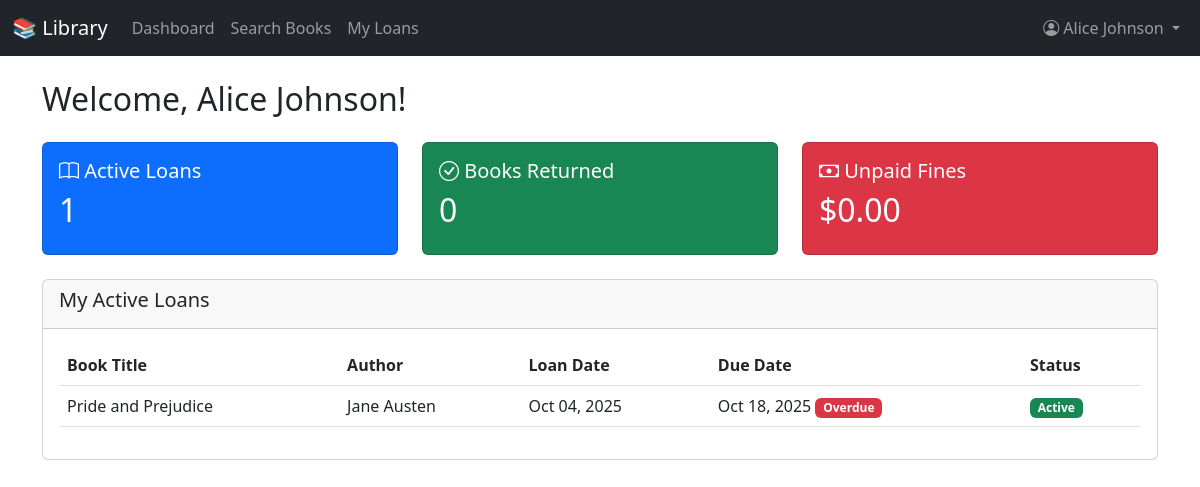
The page /client/index.php (signed in) on the database its author committed.
### tables this page shows
CREATE TABLE loans (
    loan_id INT AUTO_INCREMENT PRIMARY KEY,
    book_id INT NOT NULL,
    client_id INT NOT NULL,
    worker_id INT NOT NULL,
    loan_date TIMESTAMP DEFAULT CURRENT_TIMESTAMP,
    due_date DATE NOT NULL,
    return_date TIMESTAMP NULL,
    status ENUM('active', 'returned', 'overdue', 'lost') NOT NULL DEFAULT 'active',
    notes TEXT,
    created_at TIMESTAMP DEFAULT CURRENT_TIMESTAMP,
    FOREIGN KEY (book_id) REFERENCES books(book_id) ON DELETE CASCADE,
    FOREIGN KEY (client_id) REFERENCES users(user_id) ON DELETE CASCADE,
    FOREIGN KEY (worker_id) REFERENCES users(user_id) ON DELETE CASCADE,
    INDEX idx_loans_client (client_id),
    INDEX idx_loans_book (book_id),
    INDEX idx_loans_status (status),
    INDEX idx_loans_due_date (due_date)
);

CREATE TABLE books (
    book_id INT AUTO_INCREMENT PRIMARY KEY,
    isbn VARCHAR(13) UNIQUE,
    title VARCHAR(255) NOT NULL,
    author VARCHAR(255) NOT NULL,
    publisher VARCHAR(100),
    publication_year INT,
    genre_id INT,
    total_copies INT NOT NULL DEFAULT 1,
    available_copies INT NOT NULL DEFAULT 1,
    shelf_location VARCHAR(50),
    description TEXT,
    cover_image_url VARCHAR(500),
    created_at TIMESTAMP DEFAULT CURRENT_TIMESTAMP,
    updated_at TIMESTAMP DEFAULT CURRENT_TIMESTAMP ON UPDATE CURRENT_TIMESTAMP,
    FOREIGN KEY (genre_id) REFERENCES genres(genre_id) ON DELETE SET NULL,
    CONSTRAINT check_copies CHECK (available_copies <= total_copies),
    CONSTRAINT check_total_copies CHECK (total_copies >= 0),
    CONSTRAINT check_available_copies CHECK (available_copies >= 0),
    INDEX idx_books_title (title),
    INDEX idx_books_author (author),
    INDEX idx_books_isbn (isbn),
    INDEX idx_books_genre (genre_id)
);

### includes/auth.php (called while the page is built, shortened)
<?php
function getUserId() {
    return $_SESSION['user_id'] ?? null;
}
function getUserName() {
    return $_SESSION['full_name'] ?? null;
}
?>

### includes/functions.php (called while the page is built, shortened)
<?php
function executeQuery($query, $params = []) {
    $database = new Database();
    $db = $database->getConnection();
    $stmt = $db->prepare($query);
    $stmt->execute($params);
    return $stmt;
}
function fetchAll($query, $params = []) {
    $stmt = executeQuery($query, $params);
    return $stmt->fetchAll(PDO::FETCH_ASSOC);
}
function fetchOne($query, $params = []) {
    $stmt = executeQuery($query, $params);
    return $stmt->fetch(PDO::FETCH_ASSOC);
}
?>

### client/index.php (the view, shortened to what this page needs)
<?php
require_once '../includes/auth.php';
require_once '../includes/functions.php';
$user_id = getUserId();
$active_loans = fetchAll(
    "SELECT l.*, b.title, b.author, b.isbn,
            DATEDIFF(l.due_date, CURDATE()) as days_remaining
     FROM loans l
     JOIN books b ON l.book_id = b.book_id
     WHERE l.client_id = ? AND l.status IN ('active', 'overdue')
     ORDER BY l.due_date",
    [$user_id]
);
$stats = fetchOne(
    "SELECT
        COUNT(CASE WHEN status IN ('active', 'overdue') THEN 1 END) as active_loans,
        COUNT(CASE WHEN status = 'returned' THEN 1 END) as total_returned,
        COALESCE(SUM(CASE WHEN f.is_paid = 0 THEN f.fine_amount ELSE 0 END), 0) as total_fines
     FROM loans l
     LEFT JOIN fines f ON l.loan_id = f.loan_id
     WHERE l.client_id = ?",
    [$user_id]
);
?>
<!DOCTYPE html>
<html lang="en">
<head>
    <link href="https://cdn.jsdelivr.net/npm/bootstrap@5.3.0/dist/css/bootstrap.min.css" rel="stylesheet">
    <link rel="stylesheet" href="https://cdn.jsdelivr.net/npm/bootstrap-icons@1.11.0/font/bootstrap-icons.css">
</head>
<body>
    <?php include 'navbar.php'; ?>
    <div class="container mt-4">
        <h2>Welcome, <?= getUserName() ?>!</h2>
        <div class="row mt-4">
            <div class="col-md-4">
                <div class="card text-white bg-primary">
                    <div class="card-body">
                        <h5 class="card-title"><i class="bi bi-book"></i> Active Loans</h5>
                        <h2><?= $stats['active_loans'] ?></h2>
                    </div>
                </div>
            </div>
            <div class="col-md-4">
                <div class="card text-white bg-success">
                    <div class="card-body">
                        <h5 class="card-title"><i class="bi bi-check-circle"></i> Books Returned</h5>
                        <h2><?= $stats['total_returned'] ?></h2>
                    </div>
                </div>
            </div>
            <div class="col-md-4">
                <div class="card text-white bg-danger">
                    <div class="card-body">
                        <h5 class="card-title"><i class="bi bi-cash"></i> Unpaid Fines</h5>
                        <h2>$<?= number_format($stats['total_fines'], 2) ?></h2>
                    </div>
                </div>
            </div>
        </div>
        <div class="card mt-4">
            <div class="card-header">
                <h5>My Active Loans</h5>
            </div>
            <div class="card-body">
                <?php if (empty($active_loans)): ?>
                    <p class="text-muted">No active loans</p>
                <?php else: ?>
                    <div class="table-responsive">
                        <table class="table table-hover">
                            <thead>
                                <tr>
                                    <th>Book Title</th>
                                    <th>Author</th>
                                    <th>Loan Date</th>
                                    <th>Due Date</th>
                                    <th>Status</th>
                                </tr>
                            </thead>
                            <tbody>
                                <?php foreach ($active_loans as $loan): ?>
                                    <tr>
                                        <td><?= htmlspecialchars($loan['title']) ?></td>
                                        <td><?= htmlspecialchars($loan['author']) ?></td>
                                        <td><?= date('M d, Y', strtotime($loan['loan_date'])) ?></td>
                                        <td>
                                            <?= date('M d, Y', strtotime($loan['due_date'])) ?>
                                            <?php if ($loan['days_remaining'] < 0): ?>
                                                <span class="badge bg-danger">Overdue</span>
                                            <?php elseif ($loan['days_remaining'] <= 3): ?>
                                                <span class="badge bg-warning">Due Soon</span>
                                            <?php endif; ?>
                                        </td>
                                        <td>
                                            <span class="badge bg-<?= $loan['status'] == 'overdue' ? 'danger' : 'success' ?>">
                                                <?= ucfirst($loan['status']) ?>
                                            </span>
                                        </td>
                                    </tr>
                                <?php endforeach; ?>
                            </tbody>
                        </table>
                    </div>
                <?php endif; ?>
            </div>
        </div>
    </div>
</body>
</html>

### rows shown on the page
loans: book.title "Pride and Prejudice", book.author "Jane Austen", loan_date "Oct 04, 2025", due_date "Oct 18, 2025", status "Active"

### other values the page prints
getUserName() "Alice Johnson"
$stats['active_loans'] "1"
$stats['total_returned'] "0"
$stats['total_fines'] "0.00"
